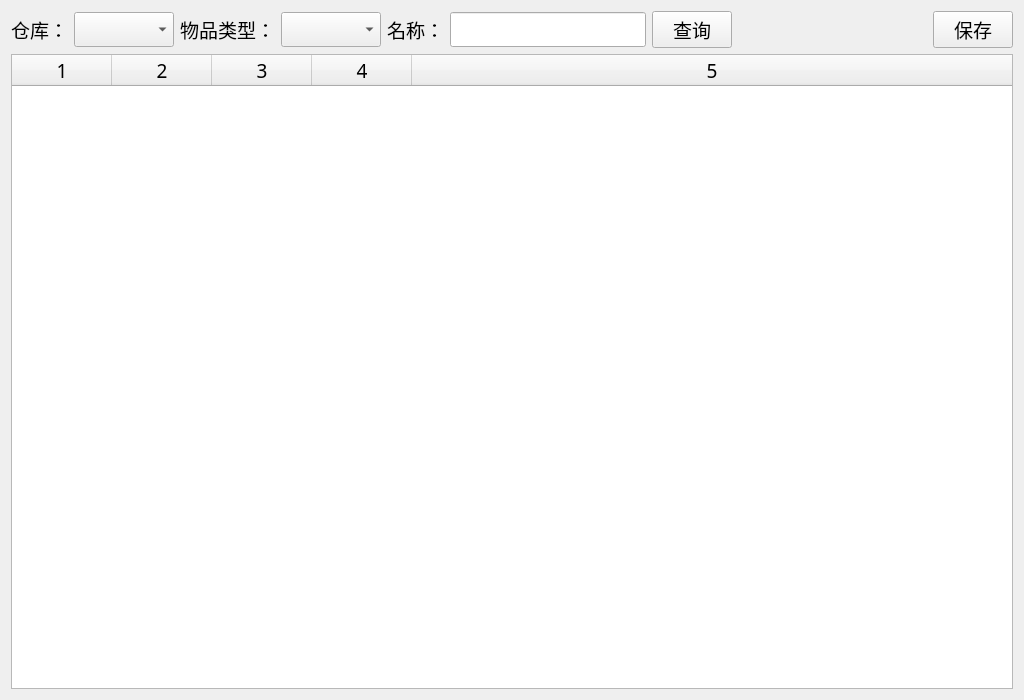
<?xml version="1.0" encoding="UTF-8"?>
<ui version="4.0">
 <class>MgrGoods</class>
 <widget class="QWidget" name="MgrGoods">
  <property name="geometry">
   <rect>
    <x>0</x>
    <y>0</y>
    <width>1024</width>
    <height>700</height>
   </rect>
  </property>
  <property name="font">
   <font>
    <family>华文楷体</family>
    <pointsize>14</pointsize>
   </font>
  </property>
  <property name="windowTitle">
   <string>Form</string>
  </property>
  <layout class="QVBoxLayout" name="verticalLayout">
   <item>
    <layout class="QHBoxLayout" name="horizontalLayout">
     <item>
      <widget class="QLabel" name="label_2">
       <property name="text">
        <string>仓库：</string>
       </property>
      </widget>
     </item>
     <item>
      <widget class="QComboBox" name="comb_store"/>
     </item>
     <item>
      <widget class="QLabel" name="label_3">
       <property name="text">
        <string>物品类型：</string>
       </property>
      </widget>
     </item>
     <item>
      <widget class="QComboBox" name="comb_kind"/>
     </item>
     <item>
      <widget class="QLabel" name="label_4">
       <property name="text">
        <string>名称：</string>
       </property>
      </widget>
     </item>
     <item>
      <widget class="QLineEdit" name="lineEdit"/>
     </item>
     <item>
      <widget class="QPushButton" name="btn_query">
       <property name="text">
        <string>查询</string>
       </property>
      </widget>
     </item>
     <item>
      <spacer name="horizontalSpacer">
       <property name="orientation">
        <enum>Qt::Horizontal</enum>
       </property>
       <property name="sizeHint" stdset="0">
        <size>
         <width>40</width>
         <height>20</height>
        </size>
       </property>
      </spacer>
     </item>
     <item>
      <widget class="QPushButton" name="btn_save">
       <property name="text">
        <string>保存</string>
       </property>
      </widget>
     </item>
    </layout>
   </item>
   <item>
    <widget class="QTableWidget" name="tableWidget">
     <property name="autoFillBackground">
      <bool>true</bool>
     </property>
     <property name="frameShape">
      <enum>QFrame::StyledPanel</enum>
     </property>
     <property name="columnCount">
      <number>5</number>
     </property>
     <attribute name="horizontalHeaderVisible">
      <bool>true</bool>
     </attribute>
     <attribute name="horizontalHeaderCascadingSectionResizes">
      <bool>true</bool>
     </attribute>
     <attribute name="horizontalHeaderShowSortIndicator" stdset="0">
      <bool>true</bool>
     </attribute>
     <attribute name="horizontalHeaderStretchLastSection">
      <bool>true</bool>
     </attribute>
     <attribute name="verticalHeaderVisible">
      <bool>false</bool>
     </attribute>
     <column/>
     <column/>
     <column/>
     <column/>
     <column/>
    </widget>
   </item>
  </layout>
 </widget>
 <resources/>
 <connections/>
</ui>
